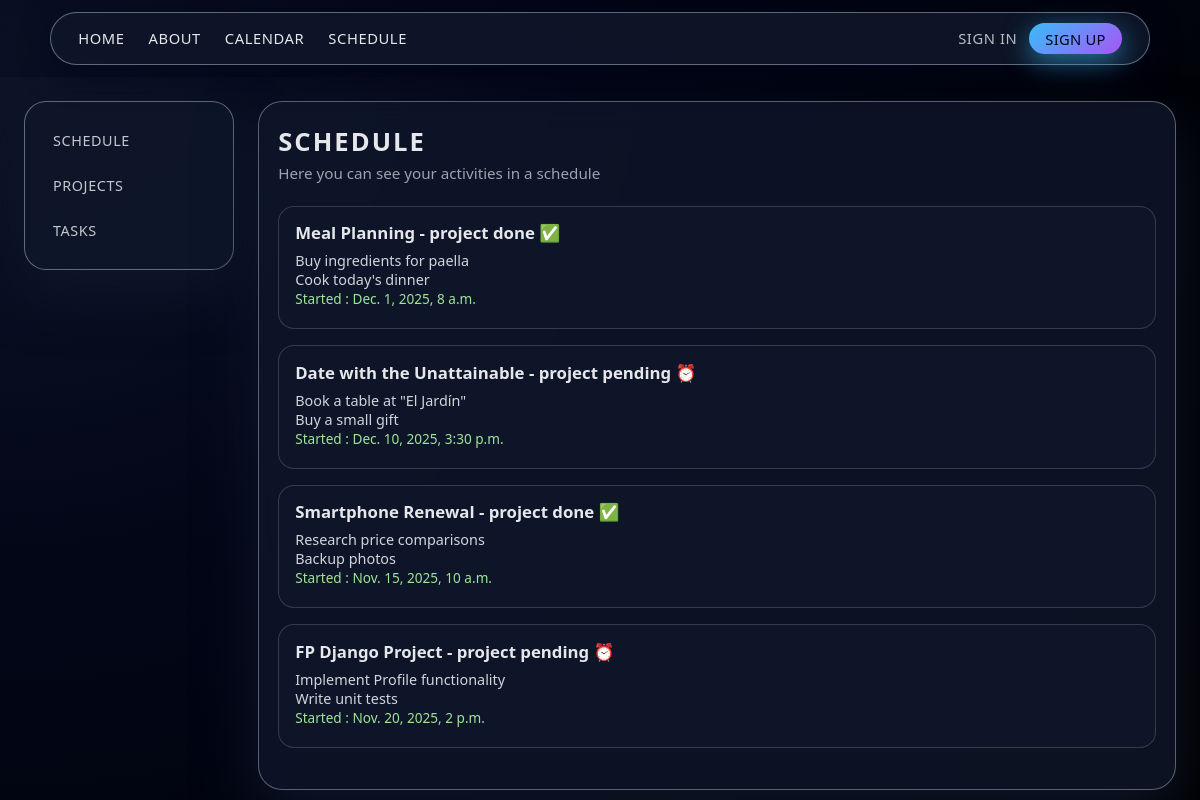
Page /schedule/ on the committed database.
### myapp/models/projects.py (models this page shows, shortened)
class Project(models.Model):
    title = models.CharField(max_length=200)
    description = models.TextField()
    done = models.BooleanField(default=False)
    created_at = models.DateTimeField(auto_now_add=True)
    date = models.DateField(default=timezone.now)
    updated_at = models.DateTimeField(auto_now=True)
    profile = models.ForeignKey(Profile, on_delete=models.CASCADE)

### myapp/models/tasks.py (models this page shows, shortened)
class Task(models.Model):
    title = models.CharField(max_length=200)
    description = models.TextField()
    status = models.CharField(max_length=50)
    due_date = models.DateTimeField()
    done = models.BooleanField(default=False)
    project = models.ForeignKey(Project, on_delete=models.CASCADE)

### myapp/views/schedule.py (the view)
# urls.py: path('schedule/',views.schedule, name="schedule"),
def schedule(request):
    if request.user.is_authenticated:
        try:
            profile = Profile.objects.get(user=request.user)
        except Profile.DoesNotExist:
            profile = None
    else:
        try:
            profile = Profile.objects.get(id=1)
        except Profile.DoesNotExist:
            profile = None
    if profile is not None:
        projects = list(Project.objects.filter(profile=profile).values())
        tasks = list(Task.objects.filter(project__profile=profile).values())
    else:
        projects = []
        tasks = []
    return render(request,'schedule.html',{
        "page_css":"css/schedule-projects-tasks.css",
        "projects":projects,
        "tasks":tasks
        })

### myapp/templates/schedule.html (shortened to what this page needs)
{% extends 'layouts/header.html' %}
{% block content %}
<main>
  <aside>
    <ul>
      <li><a href="/schedule/">Schedule</a></li>
      <li><a href="/schedule/projects/">Projects</a></li>
      <li><a href="/schedule/projects/tasks/">Tasks</a></li>
    </ul>
  </aside>
  <section>
    <h1>Schedule</h1>
    <p>Here you can see your activities in a schedule</p>
    {% for project in projects %}
    <div>
      <h1>
        {{project.title}} - {% if not project.done %} project pending ⏰
        {% else %}
        project done ✅
        {% endif %}
      </h1>
      {% for task in tasks %} {% if task.project_id == project.id %}
      <p>{{task.title}}</p>
      {% endif %} {% endfor %}
      <p class="date">Started : {{project.created_at}}</p>
    </div>
    {% endfor %}
  </section>
</main>
{% endblock %}

### myapp/templates/layouts/header.html (shortened to what this page needs)
{% load static %}
<!DOCTYPE html>
<html lang="es">
  <head>
    <link rel="stylesheet" href="{% static 'css/base.css' %}" />
    <link rel="stylesheet" href="{% static 'css/header.css' %}" />
    {% block extra_css %}
      {% if page_css %}
        <link rel="stylesheet" href="{% static page_css %}" />
      {% endif %}
    {% endblock %}
  </head>
  <body>
    <header>
      <nav>
        <section>
          <ul>
            <li><a href="{% url 'index' %}" class="{% if request.path == '/' %}active{% endif %}" >Home</a></li>
            <li><a href="{% url 'about' %}" class="{% if request.path == '/about' %}active{% endif %}" >About</a></li>
            <li><a href="{% url 'calendar' %}" class="{% if request.path == '/calendar' %}active{% endif %}" >calendar</a></li>
            <li><a href="{% url 'schedule' %}" class="{% if request.path == '/schedule' %}active{% endif %}">schedule</a></li>
          </ul>
        </section>
        <section>
          <ul>
            {% if request.user.is_authenticated %}
              <li><a href="{% url 'profile' %}" class="{% if request.path == '/profile' %}active{% endif %}" >profile</a></li>
              <li><a href="{% url 'log_out' %}" class="{% if request.path == '/log-out' %}active{% endif %}" >log-out</a></li>
            {% else %}
              <li><a href="{% url 'sign_in' %}" class="{% if request.path == '/sign-in' %}active{% endif %}" >Sign in</a></li>
              <li><a href="{% url 'sign_up' %}" class="{% if request.path == '/sign-up' %}active{% endif %}" >Sign up</a></li>
            {% endif %}
          </ul>
        </section>
      </nav>
    </header>
    {% block content %} {% endblock %}
  </body>
</html>

### myapp/static/css/base.css (style rules this page uses)
:root { --color-bg-body: radial-gradient(circle at top left, #0f172a 0, #020617 40%, #000 100%); --color-text-main: #e5e7eb; --color-text-muted: #9ca3af; --color-text-soft: #d1d5db; --color-accent-blue: #38bdf8; --color-accent-purple: #a855f7; --color-accent-green: #22c55e; --color-accent-red: #f97373; --color-card-border: rgba(55, 65, 81, 0.9); --color-card-bg: rgba(15, 23, 42, 0.95); --color-glass-bg: rgba(15, 23, 42, 0.82); --color-glass-border: rgba(148, 163, 184, 0.55); --font-main: system-ui, -apple-system, BlinkMacSystemFont, "Segoe UI", sans-serif; --radius-pill: 999px; --radius-card-lg: 24px; --radius-card-md: 20px; --radius-card-sm: 16px; --radius-input: 12px; --shadow-strong: 0 24px 60px rgba(15, 23, 42, 0.95); --shadow-card: 0 14px 35px rgba(56, 189, 248, 0.7); --shadow-blue-soft: 0 14px 35px rgba(37, 99, 235, 0.5); --space-xs: 0.25rem; --space-sm: 0.5rem; --space-md: 0.75rem; --space-lg: 1rem; --space-xl: 1.5rem; --input-bg: rgba(15, 23, 42, 0.85); --input-border: rgba(148, 163, 184, 0.6); --input-focus-shadow: 0 0 0 1px rgba(56, 189, 248, 0.45), 0 0 20px rgba(56, 189, 248, 0.25); --button-gradient: linear-gradient(135deg, var(--color-accent-blue), var(--color-accent-purple)); --color-glass-bg-strong: rgba(15, 23, 42, 0.9); --color-glass-border-strong: rgba(148, 163, 184, 0.6); --shadow-sidebar: 0 22px 55px rgba(15, 23, 42, 0.9), 0 0 0 1px rgba(15, 23, 42, 0.9) inset; --shadow-blue-card: 0 14px 35px rgba(37, 99, 235, 0.5); --color-toggle-border: rgba(148, 163, 184, 0.7); --color-toggle-bg: rgba(15, 23, 42, 0.9); --color-toggle-hover-bg: rgba(37, 99, 235, 0.35); --color-error-text: #f97373; }
* { box-sizing: border-box; margin: 0; padding: 0; }
body { min-height: 100vh; font-family: var(--font-main); background: var(--color-bg-body); color: var(--color-text-main); }

### myapp/static/css/header.css (style rules this page uses)
header { position: sticky; top: 0; z-index: 20; padding: 0.75rem 0; background: linear-gradient(180deg, rgba(2,6,23,0.45), rgba(2,6,23,0.28)); -webkit-backdrop-filter: blur(6px); backdrop-filter: blur(6px); transition: background 220ms ease, box-shadow 220ms ease, padding 180ms ease; }
header nav { max-width: 1100px; margin: 0 auto; padding: 0.9rem 1.7rem; display: flex; justify-content: space-between; align-items: center; gap: 2rem; background: var(--color-glass-bg-strong); border-radius: var(--radius-pill); border: 1px solid var(--color-glass-border-strong); box-shadow: 0 10px 30px rgba(2, 6, 23, 0.6); backdrop-filter: blur(6px); }
header nav section { display: flex; align-items: center; }
header nav ul { list-style: none; display: flex; gap: 1.5rem; }
header nav a { position: relative; text-decoration: none; color: var(--color-text-main); font-size: 0.92rem; font-weight: 500; letter-spacing: 0.04em; text-transform: uppercase; padding: 0.2rem 0; transition: color 0.2s ease, transform 0.15s ease; }
header nav a::after { content: ""; position: absolute; left: 0; bottom: -0.2rem; width: 0; height: 2px; border-radius: var(--radius-pill); background: linear-gradient(90deg, var(--color-accent-blue), var(--color-accent-purple)); transition: width 0.2s ease-out; }
header nav section:last-of-type ul { gap: 0.75rem; }
header nav section:last-of-type li:first-child a { opacity: 0.8; }
header nav section:last-of-type li:last-child a { padding: 0.35rem 1rem; border-radius: var(--radius-pill); background: var(--button-gradient); box-shadow: 0 8px 26px rgba(56, 189, 248, 0.55); color: #020617; letter-spacing: 0.02em; }
header nav section:last-of-type li:last-child a::after { display: none; }

### rows in the picture
Project: title "Meal Planning", done "project done ✅", created_at "Dec. 1, 2025, 8 a.m."
Task: title "Buy ingredients for paella"
Task: title "Cook today's dinner"
Project: title "Date with the Unattainable", done "project pending ⏰", created_at "Dec. 10, 2025, 3:30 p.m."
Task: title "Book a table at \"El Jardín\""
Task: title "Buy a small gift"
Project: title "Smartphone Renewal", done "project done ✅", created_at "Nov. 15, 2025, 10 a.m."
Task: title "Research price comparisons"
Task: title "Backup photos"
Project: title "FP Django Project", done "project pending ⏰", created_at "Nov. 20, 2025, 2 p.m."
Task: title "Implement Profile functionality"
Task: title "Write unit tests"
